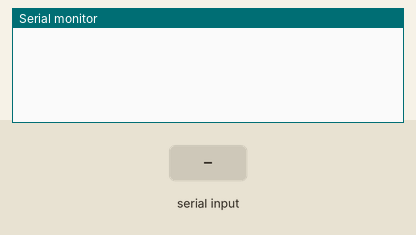
The sketch below on a simulated Arduino Uno, built with avr-gcc and run on an emulated ATmega328P. On the bench: the last lines printed to the serial monitor. The inputs (shaded band) are chosen by the test bench. EEPROM starts erased.

Above: at 1.2 s.
1.3 s: "90,45,200\n" received over Serial
At 2.4 s:
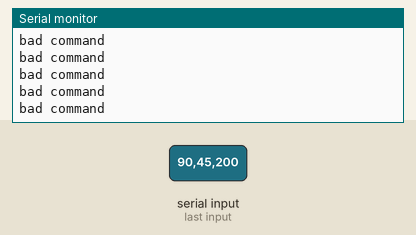
2.8 s: "w90\n" received over Serial
At 3.4 s:
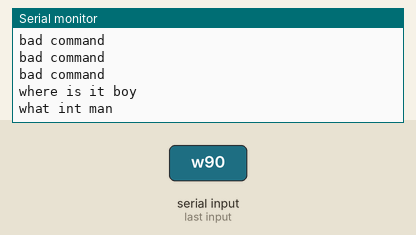
4.3 s: "r90\n" received over Serial
At 5.0 s:
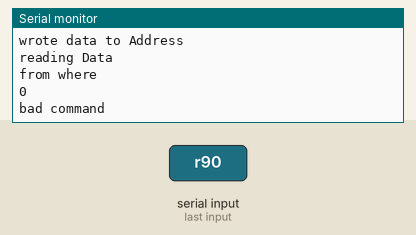

The sketch:

eprom.ino
```cpp
#include <EEPROM.h>
int data;
char state;
int address;
void setup(){
 Serial.begin (9600);
}

void loop() {
while(!Serial.available()){
  delay(10);
}
state =Serial.read();
if (state == 'w')
  {
  Serial.println("where is it boy");

  while(!Serial.available())
  {
  delay(10);
  }

  address= Serial.parseInt();
  Serial.println("what int man");

  while(!Serial.available())
  {
  delay(10);
  }

  data=Serial.parseInt();
  EEPROM.write(address,data);
  Serial.println("wrote data to Address");
  }
else if( state=='r')
  {
  Serial.println("reading Data");
  Serial.println ("from where ");
  while(!Serial.available()){
  delay(10);
}
address=Serial.parseInt();
data = EEPROM.read(address);
Serial.println(data);
  }
  else
  {
  Serial.println("bad command");
  }
}
void EEPROMWriteInt(int address,int value)
{
  byte lowbyte = ((value>>0)& 0xff);
  byte highbyte =((value>>8)& 0xff);
  EEPROM.write(address ,highbyte);
  EEPROM.write(address+1, lowbyte);
}
int EEPROMReadInt(int address)
{

    byte lowbyte = EEPROM.read(address);
    byte highbyte = EEPROM.read(address+1);
    int value= lowbyte+(highbyte<<8);
    return(value);
  }
```

Measured:
- after the input at 1.3 s, the serial monitor: prints a new line at once (image 1)
- after the input at 2.8 s, the serial monitor: prints a new line at once (image 2)
- after the input at 4.3 s, the serial monitor: prints a new line at once (image 3)
